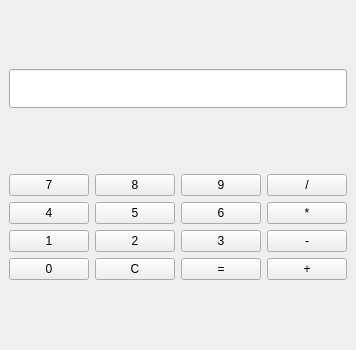
<?xml version="1.0" encoding="UTF-8"?>
<ui version="4.0">
 <class>MainWindow</class>
 <widget class="QMainWindow" name="MainWindow">
  <property name="geometry">
   <rect>
    <x>0</x>
    <y>0</y>
    <width>250</width>
    <height>350</height>
   </rect>
  </property>
  <widget class="QWidget" name="centralwidget">
   <layout class="QVBoxLayout" name="verticalLayout">
    <item>
     <widget class="QLineEdit" name="display">
      <property name="readOnly">
       <bool>true</bool>
      </property>
      <property name="alignment">
       <set>Qt::AlignRight</set>
      </property>
      <property name="font">
       <font>
        <pointsize>20</pointsize>
       </font>
      </property>
     </widget>
    </item>
    <item>
     <layout class="QGridLayout" name="gridLayout">
      <item row="0" column="0">
       <widget class="QPushButton" name="btn7">
        <property name="text">
         <string>7</string>
        </property>
       </widget>
      </item>
      <item row="0" column="1">
       <widget class="QPushButton" name="btn8">
        <property name="text">
         <string>8</string>
        </property>
       </widget>
      </item>
      <item row="0" column="2">
       <widget class="QPushButton" name="btn9">
        <property name="text">
         <string>9</string>
        </property>
       </widget>
      </item>
      <item row="0" column="3">
       <widget class="QPushButton" name="btnDiv">
        <property name="text">
         <string>/</string>
        </property>
       </widget>
      </item>

      <item row="1" column="0">
       <widget class="QPushButton" name="btn4">
        <property name="text">
         <string>4</string>
        </property>
       </widget>
      </item>
      <item row="1" column="1">
       <widget class="QPushButton" name="btn5">
        <property name="text">
         <string>5</string>
        </property>
       </widget>
      </item>
      <item row="1" column="2">
       <widget class="QPushButton" name="btn6">
        <property name="text">
         <string>6</string>
        </property>
       </widget>
      </item>
      <item row="1" column="3">
       <widget class="QPushButton" name="btnMul">
        <property name="text">
         <string>*</string>
        </property>
       </widget>
      </item>

      <item row="2" column="0">
       <widget class="QPushButton" name="btn1">
        <property name="text">
         <string>1</string>
        </property>
       </widget>
      </item>
      <item row="2" column="1">
       <widget class="QPushButton" name="btn2">
        <property name="text">
         <string>2</string>
        </property>
       </widget>
      </item>
      <item row="2" column="2">
       <widget class="QPushButton" name="btn3">
        <property name="text">
         <string>3</string>
        </property>
       </widget>
      </item>
      <item row="2" column="3">
       <widget class="QPushButton" name="btnSub">
        <property name="text">
         <string>-</string>
        </property>
       </widget>
      </item>

      <item row="3" column="0">
       <widget class="QPushButton" name="btn0">
        <property name="text">
         <string>0</string>
        </property>
       </widget>
      </item>
      <item row="3" column="1">
       <widget class="QPushButton" name="btnClear">
        <property name="text">
         <string>C</string>
        </property>
       </widget>
      </item>
      <item row="3" column="2">
       <widget class="QPushButton" name="btnEqual">
        <property name="text">
         <string>=</string>
        </property>
       </widget>
      </item>
      <item row="3" column="3">
       <widget class="QPushButton" name="btnAdd">
        <property name="text">
         <string>+</string>
        </property>
       </widget>
      </item>
     </layout>
    </item>
   </layout>
  </widget>
 </widget>
 <resources/>
 <connections/>
</ui>
